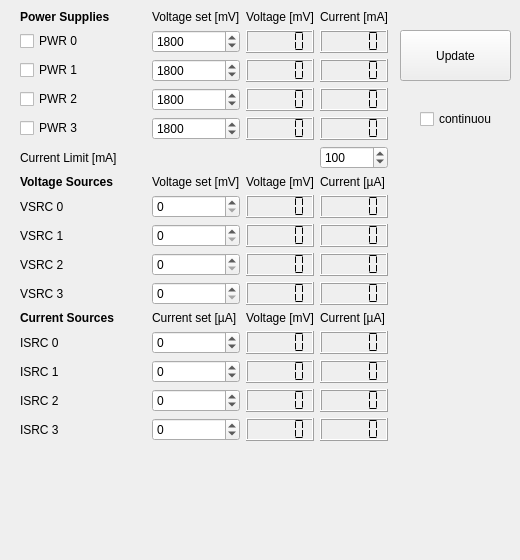
   <widget class="QWidget" name="Seite_2">
    <attribute name="title">
     <string>Test</string>
    </attribute>
    <widget class="QPushButton" name="refreshDCSButton">
     <property name="geometry">
      <rect>
       <x>400</x>
       <y>30</y>
       <width>111</width>
       <height>51</height>
      </rect>
     </property>
     <property name="text">
      <string>Update</string>
     </property>
    </widget>
    <widget class="QWidget" name="layoutWidget_5">
     <property name="geometry">
      <rect>
       <x>20</x>
       <y>10</y>
       <width>368</width>
       <height>541</height>
      </rect>
     </property>
     <layout class="QGridLayout" name="gridLayout_13">
      <property name="spacing">
       <number>6</number>
      </property>
      <item row="7" column="0">
       <widget class="QCheckBox" name="PWR1CheckBox">
        <property name="text">
         <string>PWR 1</string>
        </property>
       </widget>
      </item>
      <item row="0" column="3">
       <widget class="QLabel" name="label_67">
        <property name="text">
         <string>Voltage [mV]</string>
        </property>
       </widget>
      </item>
      <item row="0" column="4">
       <widget class="QLabel" name="label_68">
        <property name="text">
         <string>Current [mA]</string>
        </property>
       </widget>
      </item>
      <item row="7" column="2">
       <widget class="QDoubleSpinBox" name="PWR1spin">
        <property name="decimals">
         <number>0</number>
        </property>
        <property name="minimum">
         <double>800.000000000000000</double>
        </property>
        <property name="maximum">
         <double>2800.000000000000000</double>
        </property>
        <property name="singleStep">
         <double>10.000000000000000</double>
        </property>
        <property name="value">
         <double>1800.000000000000000</double>
        </property>
       </widget>
      </item>
      <item row="7" column="3">
       <widget class="QLCDNumber" name="PWR1VLCD">
        <property name="segmentStyle">
         <enum>QLCDNumber::Flat</enum>
        </property>
       </widget>
      </item>
      <item row="7" column="4">
       <widget class="QLCDNumber" name="PWR1CLCD">
        <property name="segmentStyle">
         <enum>QLCDNumber::Flat</enum>
        </property>
       </widget>
      </item>
      <item row="6" column="2">
       <widget class="QDoubleSpinBox" name="PWR0spin">
        <property name="decimals">
         <number>0</number>
        </property>
        <property name="minimum">
         <double>800.000000000000000</double>
        </property>
        <property name="maximum">
         <double>2800.000000000000000</double>
        </property>
        <property name="singleStep">
         <double>10.000000000000000</double>
        </property>
        <property name="value">
         <double>1800.000000000000000</double>
        </property>
       </widget>
      </item>
      <item row="6" column="3">
       <widget class="QLCDNumber" name="PWR0VLCD">
        <property name="mode">
         <enum>QLCDNumber::Dec</enum>
        </property>
        <property name="segmentStyle">
         <enum>QLCDNumber::Flat</enum>
        </property>
        <property name="value" stdset="0">
         <double>0.000000000000000</double>
        </property>
       </widget>
      </item>
      <item row="6" column="4">
       <widget class="QLCDNumber" name="PWR0CLCD">
        <property name="segmentStyle">
         <enum>QLCDNumber::Flat</enum>
        </property>
       </widget>
      </item>
      <item row="8" column="0">
       <widget class="QCheckBox" name="PWR2CheckBox">
        <property name="text">
         <string>PWR 2</string>
        </property>
       </widget>
      </item>
      <item row="8" column="2">
       <widget class="QDoubleSpinBox" name="PWR2spin">
        <property name="decimals">
         <number>0</number>
        </property>
        <property name="minimum">
         <double>800.000000000000000</double>
        </property>
        <property name="maximum">
         <double>2800.000000000000000</double>
        </property>
        <property name="singleStep">
         <double>10.000000000000000</double>
        </property>
        <property name="value">
         <double>1800.000000000000000</double>
        </property>
       </widget>
      </item>
      <item row="8" column="4">
       <widget class="QLCDNumber" name="PWR2CLCD">
        <property name="segmentStyle">
         <enum>QLCDNumber::Flat</enum>
        </property>
       </widget>
      </item>
      <item row="10" column="0">
       <widget class="QCheckBox" name="PWR3CheckBox">
        <property name="text">
         <string>PWR 3</string>
        </property>
       </widget>
      </item>
      <item row="10" column="2">
       <widget class="QDoubleSpinBox" name="PWR3spin">
        <property name="decimals">
         <number>0</number>
        </property>
        <property name="minimum">
         <double>800.000000000000000</double>
        </property>
        <property name="maximum">
         <double>2800.000000000000000</double>
        </property>
        <property name="singleStep">
         <double>10.000000000000000</double>
        </property>
        <property name="value">
         <double>1800.000000000000000</double>
        </property>
       </widget>
      </item>
      <item row="10" column="3">
       <widget class="QLCDNumber" name="PWR3VLCD">
        <property name="segmentStyle">
         <enum>QLCDNumber::Flat</enum>
        </property>
       </widget>
      </item>
      <item row="10" column="4">
       <widget class="QLCDNumber" name="PWR3CLCD">
        <property name="segmentStyle">
         <enum>QLCDNumber::Flat</enum>
        </property>
       </widget>
      </item>
      <item row="24" column="0">
       <spacer name="verticalSpacer">
        <property name="orientation">
         <enum>Qt::Vertical</enum>
        </property>
        <property name="sizeHint" stdset="0">
         <size>
          <width>20</width>
          <height>40</height>
         </size>
        </property>
       </spacer>
      </item>
      <item row="0" column="0">
       <widget class="QLabel" name="label_26">
        <property name="font">
         <font>
          <weight>75</weight>
          <bold>true</bold>
         </font>
        </property>
        <property name="text">
         <string>Power Supplies</string>
        </property>
       </widget>
      </item>
      <item row="11" column="0">
       <widget class="QLabel" name="label_8">
        <property name="font">
         <font>
          <weight>50</weight>
          <bold>false</bold>
         </font>
        </property>
        <property name="text">
         <string>Current Limit [mA]</string>
        </property>
        <property name="textFormat">
         <enum>Qt::AutoText</enum>
        </property>
       </widget>
      </item>
      <item row="6" column="0">
       <widget class="QCheckBox" name="PWR0CheckBox">
        <property name="text">
         <string>PWR 0</string>
        </property>
       </widget>
      </item>
      <item row="12" column="0">
       <widget class="QLabel" name="label_9">
        <property name="font">
         <font>
          <weight>75</weight>
          <bold>true</bold>
         </font>
        </property>
        <property name="text">
         <string>Voltage Sources</string>
        </property>
       </widget>
      </item>
      <item row="13" column="2">
       <widget class="QDoubleSpinBox" name="VSRC0spin">
        <property name="decimals">
         <number>0</number>
        </property>
        <property name="minimum">
         <double>0.000000000000000</double>
        </property>
        <property name="maximum">
         <double>2000.000000000000000</double>
        </property>
        <property name="singleStep">
         <double>10.000000000000000</double>
        </property>
        <property name="value">
         <double>0.000000000000000</double>
        </property>
       </widget>
      </item>
      <item row="13" column="0">
       <widget class="QLabel" name="label_10">
        <property name="text">
         <string>VSRC 0</string>
        </property>
       </widget>
      </item>
      <item row="15" column="2">
       <widget class="QDoubleSpinBox" name="VSRC2spin">
        <property name="decimals">
         <number>0</number>
        </property>
        <property name="minimum">
         <double>0.000000000000000</double>
        </property>
        <property name="maximum">
         <double>2000.000000000000000</double>
        </property>
        <property name="singleStep">
         <double>10.000000000000000</double>
        </property>
        <property name="value">
         <double>0.000000000000000</double>
        </property>
       </widget>
      </item>
      <item row="13" column="3">
       <widget class="QLCDNumber" name="VSRC0VLCD">
        <property name="segmentStyle">
         <enum>QLCDNumber::Flat</enum>
        </property>
       </widget>
      </item>
      <item row="21" column="2">
       <widget class="QDoubleSpinBox" name="ISRC1spin">
        <property name="decimals">
         <number>0</number>
        </property>
        <property name="minimum">
         <double>-1000.000000000000000</double>
        </property>
        <property name="maximum">
         <double>1000.000000000000000</double>
        </property>
        <property name="singleStep">
         <double>1.000000000000000</double>
        </property>
        <property name="value">
         <double>0.000000000000000</double>
        </property>
       </widget>
      </item>
      <item row="15" column="0">
       <widget class="QLabel" name="label_12">
        <property name="text">
         <string>VSRC 2</string>
        </property>
       </widget>
      </item>
      <item row="20" column="4">
       <widget class="QLCDNumber" name="ISRC0CLCD">
        <property name="segmentStyle">
         <enum>QLCDNumber::Flat</enum>
        </property>
       </widget>
      </item>
      <item row="19" column="2">
       <widget class="QLabel" name="label_24">
        <property name="text">
         <string>Current set [µA]</string>
        </property>
       </widget>
      </item>
      <item row="13" column="4">
       <widget class="QLCDNumber" name="VSRC0CLCD">
        <property name="segmentStyle">
         <enum>QLCDNumber::Flat</enum>
        </property>
       </widget>
      </item>
      <item row="19" column="0">
       <widget class="QLabel" name="label_14">
        <property name="font">
         <font>
          <weight>75</weight>
          <bold>true</bold>
         </font>
        </property>
        <property name="text">
         <string>Current Sources</string>
        </property>
       </widget>
      </item>
      <item row="21" column="0">
       <widget class="QLabel" name="label_16">
        <property name="text">
         <string>ISRC 1</string>
        </property>
       </widget>
      </item>
      <item row="21" column="4">
       <widget class="QLCDNumber" name="ISRC1CLCD">
        <property name="segmentStyle">
         <enum>QLCDNumber::Flat</enum>
        </property>
       </widget>
      </item>
      <item row="20" column="0">
       <widget class="QLabel" name="label_15">
        <property name="text">
         <string>ISRC 0</string>
        </property>
       </widget>
      </item>
      <item row="21" column="3">
       <widget class="QLCDNumber" name="ISRC1VLCD">
        <property name="segmentStyle">
         <enum>QLCDNumber::Flat</enum>
        </property>
       </widget>
      </item>
      <item row="17" column="2">
       <widget class="QDoubleSpinBox" name="VSRC3spin">
        <property name="decimals">
         <number>0</number>
        </property>
        <property name="minimum">
         <double>0.000000000000000</double>
        </property>
        <property name="maximum">
         <double>2000.000000000000000</double>
        </property>
        <property name="singleStep">
         <double>10.000000000000000</double>
        </property>
        <property name="value">
         <double>0.000000000000000</double>
        </property>
       </widget>
      </item>
      <item row="14" column="4">
       <widget class="QLCDNumber" name="VSRC1CLCD">
        <property name="segmentStyle">
         <enum>QLCDNumber::Flat</enum>
        </property>
       </widget>
      </item>
      <item row="17" column="4">
       <widget class="QLCDNumber" name="VSRC3CLCD">
        <property name="segmentStyle">
         <enum>QLCDNumber::Flat</enum>
        </property>
       </widget>
      </item>
      <item row="15" column="3">
       <widget class="QLCDNumber" name="VSRC2VLCD">
        <property name="segmentStyle">
         <enum>QLCDNumber::Flat</enum>
        </property>
       </widget>
      </item>
      <item row="17" column="0">
       <widget class="QLabel" name="label_13">
        <property name="text">
         <string>VSRC 3</string>
        </property>
       </widget>
      </item>
      <item row="20" column="3">
       <widget class="QLCDNumber" name="ISRC0VLCD">
        <property name="segmentStyle">
         <enum>QLCDNumber::Flat</enum>
        </property>
       </widget>
      </item>
      <item row="20" column="2">
       <widget class="QDoubleSpinBox" name="ISRC0spin">
        <property name="decimals">
         <number>0</number>
        </property>
        <property name="minimum">
         <double>-1000.000000000000000</double>
        </property>
        <property name="maximum">
         <double>1000.000000000000000</double>
        </property>
        <property name="singleStep">
         <double>1.000000000000000</double>
        </property>
        <property name="value">
         <double>0.000000000000000</double>
        </property>
       </widget>
      </item>
      <item row="14" column="0">
       <widget class="QLabel" name="label_11">
        <property name="text">
         <string>VSRC 1</string>
        </property>
       </widget>
      </item>
      <item row="14" column="3">
       <widget class="QLCDNumber" name="VSRC1VLCD">
        <property name="segmentStyle">
         <enum>QLCDNumber::Flat</enum>
        </property>
       </widget>
      </item>
      <item row="15" column="4">
       <widget class="QLCDNumber" name="VSRC2CLCD">
        <property name="segmentStyle">
         <enum>QLCDNumber::Flat</enum>
        </property>
       </widget>
      </item>
      <item row="17" column="3">
       <widget class="QLCDNumber" name="VSRC3VLCD">
        <property name="segmentStyle">
         <enum>QLCDNumber::Flat</enum>
        </property>
       </widget>
      </item>
      <item row="14" column="2">
       <widget class="QDoubleSpinBox" name="VSRC1spin">
        <property name="decimals">
         <number>0</number>
        </property>
        <property name="minimum">
         <double>0.000000000000000</double>
        </property>
        <property name="maximum">
         <double>2000.000000000000000</double>
        </property>
        <property name="singleStep">
         <double>10.000000000000000</double>
        </property>
        <property name="value">
         <double>0.000000000000000</double>
        </property>
       </widget>
      </item>
      <item row="8" column="3">
       <widget class="QLCDNumber" name="PWR2VLCD">
        <property name="segmentStyle">
         <enum>QLCDNumber::Flat</enum>
        </property>
       </widget>
      </item>
      <item row="0" column="2">
       <widget class="QLabel" name="label_23">
        <property name="text">
         <string>Voltage set [mV]</string>
        </property>
       </widget>
      </item>
      <item row="22" column="3">
       <widget class="QLCDNumber" name="ISRC2VLCD">
        <property name="segmentStyle">
         <enum>QLCDNumber::Flat</enum>
        </property>
       </widget>
      </item>
      <item row="23" column="2">
       <widget class="QDoubleSpinBox" name="ISRC3spin">
        <property name="decimals">
         <number>0</number>
        </property>
        <property name="minimum">
         <double>-1000.000000000000000</double>
        </property>
        <property name="maximum">
         <double>1000.000000000000000</double>
        </property>
        <property name="singleStep">
         <double>1.000000000000000</double>
        </property>
        <property name="value">
         <double>0.000000000000000</double>
        </property>
       </widget>
      </item>
      <item row="22" column="4">
       <widget class="QLCDNumber" name="ISRC2CLCD">
        <property name="segmentStyle">
         <enum>QLCDNumber::Flat</enum>
        </property>
       </widget>
      </item>
      <item row="23" column="3">
       <widget class="QLCDNumber" name="ISRC3VLCD">
        <property name="segmentStyle">
         <enum>QLCDNumber::Flat</enum>
        </property>
       </widget>
      </item>
      <item row="23" column="0">
       <widget class="QLabel" name="label_18">
        <property name="text">
         <string>ISRC 3</string>
        </property>
       </widget>
      </item>
      <item row="23" column="4">
       <widget class="QLCDNumber" name="ISRC3CLCD">
        <property name="segmentStyle">
         <enum>QLCDNumber::Flat</enum>
        </property>
       </widget>
      </item>
      <item row="22" column="0">
       <widget class="QLabel" name="label_17">
        <property name="text">
         <string>ISRC 2</string>
        </property>
       </widget>
      </item>
      <item row="22" column="2">
       <widget class="QDoubleSpinBox" name="ISRC2spin">
        <property name="decimals">
         <number>0</number>
        </property>
        <property name="minimum">
         <double>-1000.000000000000000</double>
        </property>
        <property name="maximum">
         <double>1000.000000000000000</double>
        </property>
        <property name="singleStep">
         <double>1.000000000000000</double>
        </property>
        <property name="value">
         <double>0.000000000000000</double>
        </property>
       </widget>
      </item>
      <item row="6" column="1">
       <widget class="QLabel" name="PWRname_0">
        <property name="text">
         <string/>
        </property>
       </widget>
      </item>
      <item row="7" column="1">
       <widget class="QLabel" name="PWRname_1">
        <property name="text">
         <string/>
        </property>
       </widget>
      </item>
      <item row="8" column="1">
       <widget class="QLabel" name="PWRname_2">
        <property name="text">
         <string/>
        </property>
       </widget>
      </item>
      <item row="10" column="1">
       <widget class="QLabel" name="PWRname_3">
        <property name="text">
         <string/>
        </property>
       </widget>
      </item>
      <item row="13" column="1">
       <widget class="QLabel" name="VSRCname_0">
        <property name="text">
         <string/>
        </property>
       </widget>
      </item>
      <item row="14" column="1">
       <widget class="QLabel" name="VSRCname_1">
        <property name="text">
         <string/>
        </property>
       </widget>
      </item>
      <item row="15" column="1">
       <widget class="QLabel" name="VSRCname_2">
        <property name="text">
         <string/>
        </property>
       </widget>
      </item>
      <item row="17" column="1">
       <widget class="QLabel" name="VSRCname_3">
        <property name="text">
         <string/>
        </property>
       </widget>
      </item>
      <item row="20" column="1">
       <widget class="QLabel" name="ISRCname_0">
        <property name="text">
         <string/>
        </property>
       </widget>
      </item>
      <item row="21" column="1">
       <widget class="QLabel" name="ISRCname_1">
        <property name="text">
         <string/>
        </property>
       </widget>
      </item>
      <item row="22" column="1">
       <widget class="QLabel" name="ISRCname_2">
        <property name="text">
         <string/>
        </property>
       </widget>
      </item>
      <item row="23" column="1">
       <widget class="QLabel" name="ISRCname_3">
        <property name="text">
         <string/>
        </property>
       </widget>
      </item>
      <item row="12" column="4">
       <widget class="QLabel" name="label_69">
        <property name="text">
         <string>Current [µA]</string>
        </property>
       </widget>
      </item>
      <item row="19" column="4">
       <widget class="QLabel" name="label_70">
        <property name="text">
         <string>Current [µA]</string>
        </property>
       </widget>
      </item>
      <item row="12" column="3">
       <widget class="QLabel" name="label_71">
        <property name="text">
         <string>Voltage [mV]</string>
        </property>
       </widget>
      </item>
      <item row="19" column="3">
       <widget class="QLabel" name="label_72">
        <property name="text">
         <string>Voltage [mV]</string>
        </property>
       </widget>
      </item>
      <item row="12" column="2">
       <widget class="QLabel" name="label_25">
        <property name="text">
         <string>Voltage set [mV]</string>
        </property>
       </widget>
      </item>
      <item row="11" column="4">
       <widget class="QDoubleSpinBox" name="CurrLimBox">
        <property name="decimals">
         <number>0</number>
        </property>
        <property name="maximum">
         <double>200.000000000000000</double>
        </property>
        <property name="singleStep">
         <double>1.000000000000000</double>
        </property>
        <property name="value">
         <double>100.000000000000000</double>
        </property>
       </widget>
      </item>
     </layout>
    </widget>
    <widget class="QCheckBox" name="checkBox">
     <property name="geometry">
      <rect>
       <x>420</x>
       <y>110</y>
       <width>72</width>
       <height>18</height>
      </rect>
     </property>
     <property name="text">
      <string>continuous</string>
     </property>
    </widget>
   </widget>
